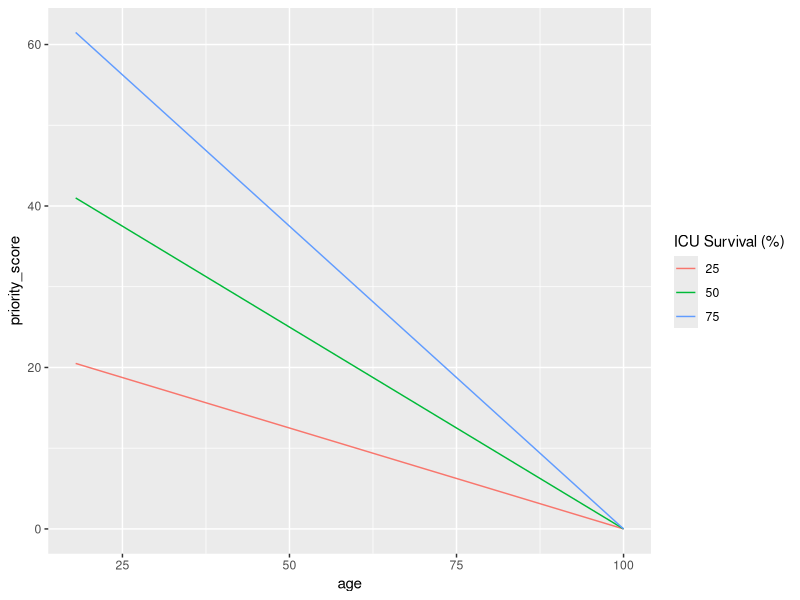
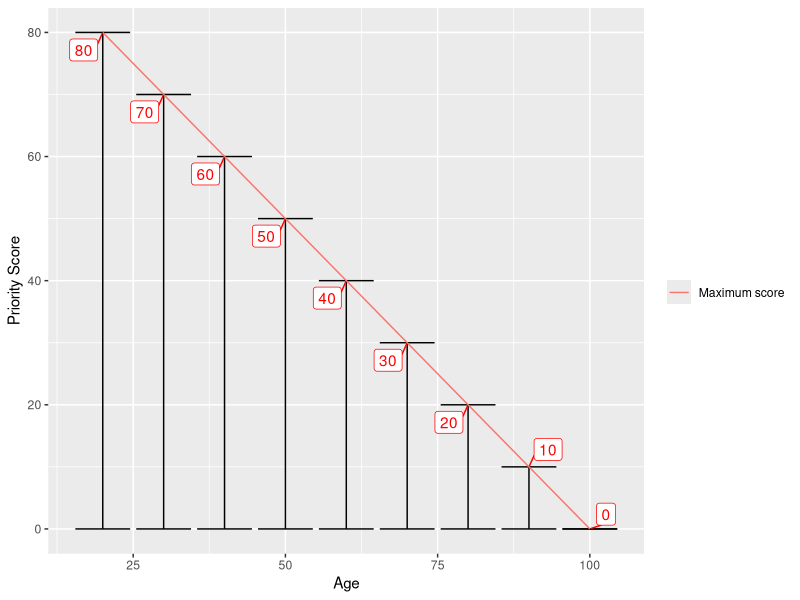
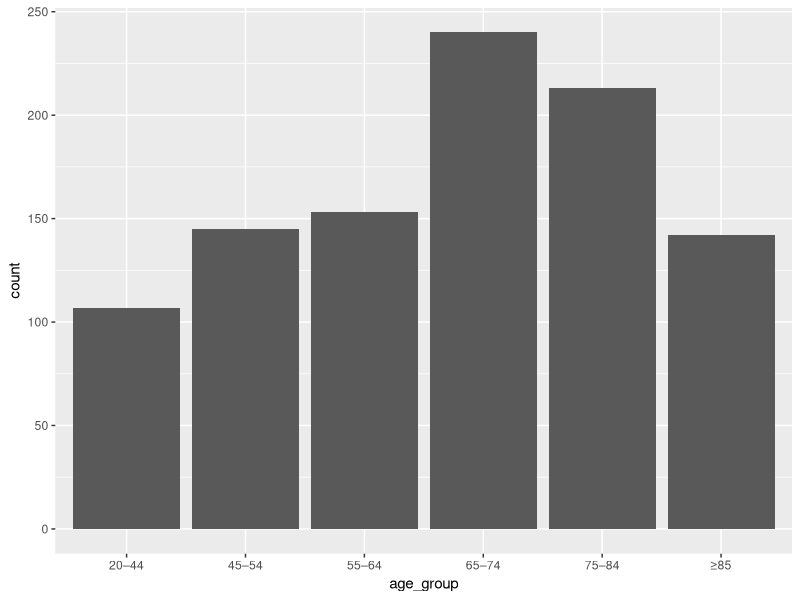
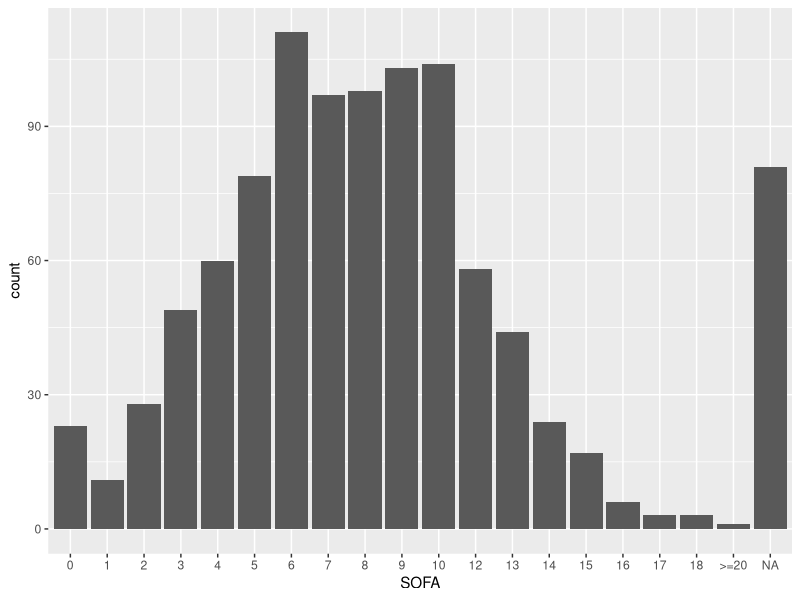
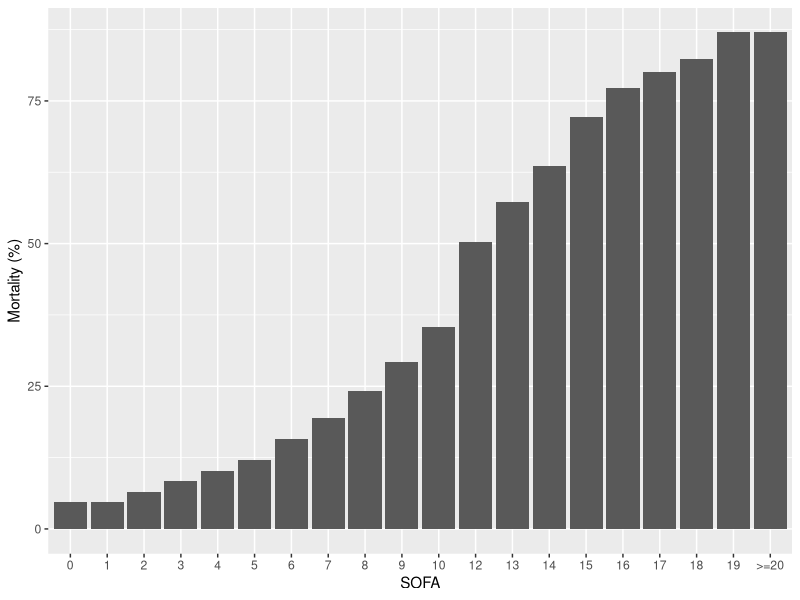
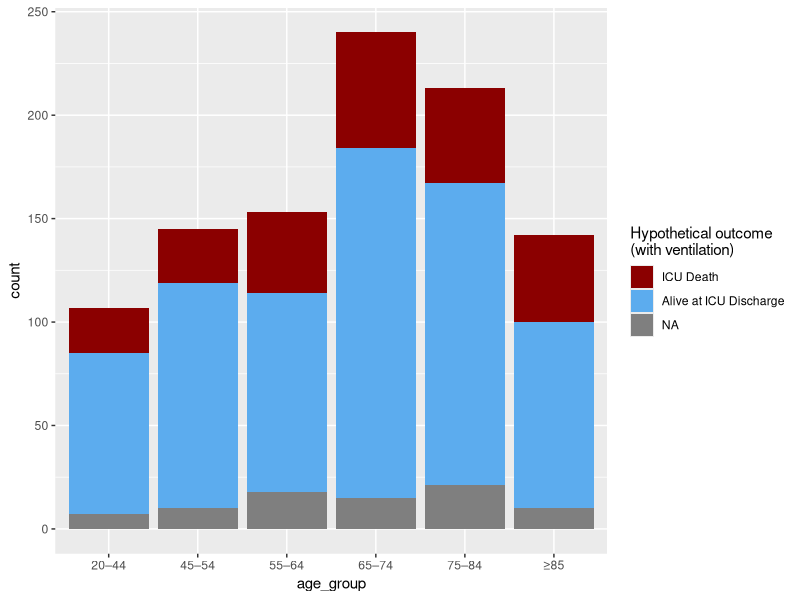
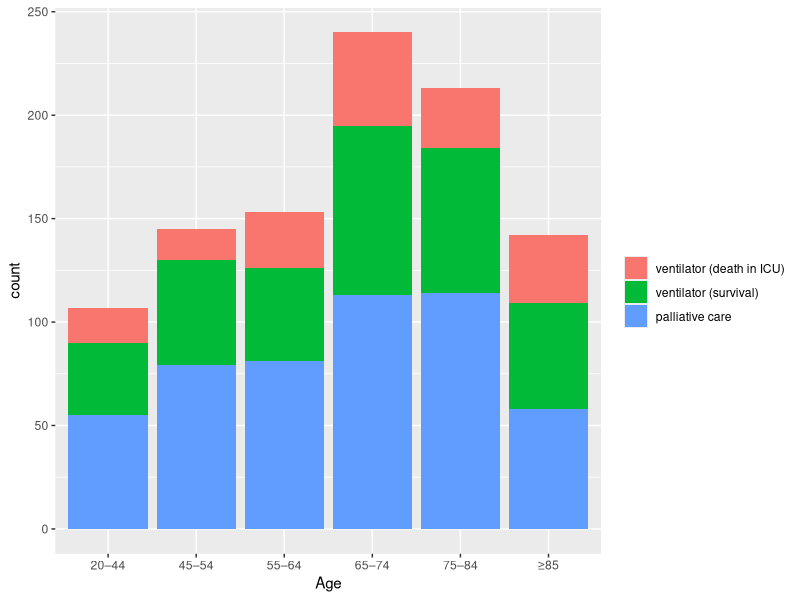
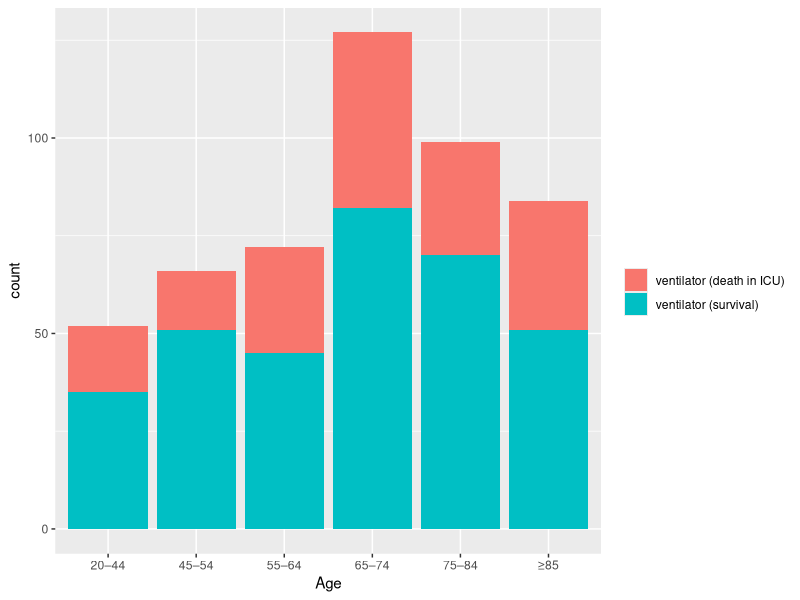

The R source for these figures, in order:
## ---- chunk 1
knitr::opts_chunk$set(echo = FALSE, warning = FALSE, message = FALSE)
## ---- chunk 2
library(tidyverse)
## ---- chunk 3
life_span_max <- 100 

tibble(
  age = seq(18, 100),
  prob_25 = 0.25,
  prob_50 = 0.5,
  prob_75 = 0.75
) %>%
  pivot_longer(cols = -age, names_to = "ICU Survival (%)", names_prefix = "prob_" ) %>%
  mutate(priority_score = value*(life_span_max - age)) %>%
  ggplot(aes(x = age, y = priority_score, color = `ICU Survival (%)`)) +
  geom_line()
## ---- chunk 4
expand.grid(seq(20,100, 10), seq(0,1,0.01)) %>%
  rename(Age = Var1, Prob = Var2) %>%
  mutate(priority_score = Prob*(life_span_max - Age)) %>%
  group_by(Age) %>%
  summarize(max_score = max(priority_score),
            min_score = min(priority_score)) %>%
  ggplot(aes(x = Age, ymin = min_score, ymax = max_score, y = max_score)) +
  geom_errorbar() +
  geom_line(aes(color = "Maximum score")) + 
  ggrepel::geom_label_repel(aes(label = max_score), color = "red") + 
  labs(y = "Priority Score", color = "")

## ---- chunk 5
numextract <- function(string){ 
  as.numeric(str_extract(string, "\\-*\\d+\\.*\\d*"))
} 

comma <- function(x){
  case_when(
    abs(x) > 10 ~ format(x, digits = 0, big.mark = ",", scientific = F),
    abs(x) > 1 ~ format(x, digits = 2, big.mark = ",", scientific = F),
    TRUE ~ format(x, digits = 2, big.mark = ",", scientific = F)
  )
    
}
## ---- chunk 6
cdc_data <- read_csv("cdc_data.csv") %>%
  separate(`Age Group`, c("Age", "N"), sep = "\\s") %>%
  mutate(N = numextract(N),
         Age = factor(Age, levels = c("0–19", "20–44", "45–54",
                                      "55–64", "65–74", "75–84",
                                      "≥85")))
## ---- chunk 7
total_hosp <- sum(cdc_data$N)

worst_case <- cdc_data %>%
  select(Age,
         N,
         hosp = high_hosp,
         icu = high_ICU,
         dead = high_death) %>%
  mutate(n_hosp = N*hosp/100,
         n_icu = N*icu/100,
         n_dead = N*dead/100)

total_ICU <- sum(worst_case$n_icu)

worst_case <- worst_case %>%
  mutate(pct_icu_pop = n_icu/total_ICU) %>%
  filter(Age != "0–19") %>%
  mutate(
    max_age = case_when(
      Age == "20–44" ~ 44,
      Age == "45–54" ~ 54,
      Age == "55–64" ~ 64,
      Age == "65–74" ~ 74,
      Age == "75–84" ~ 84,
      TRUE ~ 94
    ),
    min_age = case_when(
      Age == "20–44" ~ 20,
      Age == "45–54" ~ 45,
      Age == "55–64" ~ 55,
      Age == "65–74" ~ 65,
      Age == "75–84" ~ 75,
      TRUE ~ 85)
  ) %>% 
  select(Age, min_age, max_age, pct_icu_pop)
## ---- chunk 8
SOFA <- read_csv("SOFA.csv") 

tot_SOFA <- sum(SOFA$N)

SOFA <- SOFA %>%
  mutate(sofa_num = ifelse(SOFA == ">=20", 20, as.numeric(SOFA)),
    SOFA = factor(SOFA, levels = c(seq(0,19), ">=20")),
           pct_SOFA = N/tot_SOFA)

sd_SOFA <- SOFA %>%
  uncount(N)

sd_SOFA <- sqrt(var(sd_SOFA$sofa_num))
## ---- chunk 9
set.seed(12345)
tot_patients <- 1000
max_life_span <- 100

#degree of scarcity
num_vents <- tot_patients*0.5

simulate_ICU_pop <- function(df, N = tot_patients, sofa, mean_sofa = 8, sd_sofa = 3.5){
  
  probs <- df$pct_icu_pop
  
  age_cats <- rmultinom(1, size = N, pr = probs)
  
  sample <- tibble(age_group = character(),
                   age = numeric(),
                   alive = numeric(),
                   dead = numeric(),
                   p_surv = numeric())
  
  i <- 1
  
  
  for (n_cats in age_cats) {
    
    subgroup <- df[i,]
    
    subgroup
    
    # randomly sample ages from uniform distribution
    min_age <- subgroup$min_age
    max_age <- subgroup$max_age
    age_sample <- runif(n = n_cats, min = min_age, max = max_age)
    
    
    # sample SOFA score- assuming no correlation between age and SOFA
    
    #sofa_counts <- rmultinom(n =1, size = n_cats, pr = sofa$pct_SOFA)
    # # sofa_scores <- tibble(SOFA = sofa$SOFA,
    # #        counts = sofa_counts ) %>%
    # #   uncount(counts) %>%
    #  left_join(sofa %>% select(SOFA, death_pct)) %>%
    #   mutate(p_surv = (100-death_pct)/100)
    
    group_mean_sofa <- mean_sofa + (min_age - 65)/30

    sofa_scores <- tibble(sofa_num = round(rnorm(n = n_cats, mean = group_mean_sofa, sd = sd_sofa))) %>%
      mutate(sofa_num = case_when(
        sofa_num>= 20 ~ 20,
        sofa_num < 0 ~ 0 ,
        TRUE ~ sofa_num)) %>%
      left_join(sofa %>% select(SOFA, sofa_num, death_pct)) %>%
      mutate(p_surv = (100-death_pct)/100)
      
    
    # sample actual survival outcomes
    chance <- runif(n = n_cats)
    
    sub_sample <- tibble(age_group = subgroup$Age,
                           age = age_sample) %>%
      cbind(sofa_scores) %>%
      cbind(chance) %>%
      mutate(age = round(age),
             alive = ifelse(chance < p_surv, 1, 0))
    
    sample <- sample %>% rbind(sub_sample)
    
    i <- i + 1
  }
  
  return(sample %>% select(age_group, age, SOFA, sofa_num, p_surv, alive))
}

sim_pop <- simulate_ICU_pop(worst_case, sofa = SOFA)

total_life_years <- sum(mutate(sim_pop, life_left = max_life_span - age)$life_left)
## ---- chunk 10
sim_pop %>%
ggplot(aes(x = age_group)) + geom_histogram(stat = "count")
## ---- chunk 11
sim_pop %>%
  ggplot(aes(x = SOFA)) +
  geom_histogram(stat = "count")
## ---- chunk 12
SOFA %>%
  ggplot(aes(x =SOFA, y = death_pct)) +
  geom_bar(stat = "Identity") + labs(y = "Mortality (%)")
## ---- chunk 13
knitr::kable(sim_pop %>%
  group_by(age_group) %>%
  summarise(mean_sofa = round(mean(sofa_num),1),
            survival = paste0(round(100*mean(p_surv)), "%")), col.names = c("Age", "Mean SOFA", "Survival with Ventilator"))
## ---- chunk 14
# sim_pop %>%
#   group_by(age_group) %>%
#   summarise(survival = round(100*mean(alive))) %>%
#   ggplot(aes(x = age_group, y = survival)) + 
#   geom_bar(stat = "Identity") + lims(y  = c(0,100)) 


sim_pop %>%
  mutate(alive = factor(alive, labels = c("ICU Death", "Alive at ICU Discharge"))) %>%
  ggplot(aes(x = age_group, fill = alive)) +
  geom_bar() + scale_fill_manual(values = c("red4","steelblue2")) + labs(fill = "Hypothetical outcome \n(with ventilation)")
## ---- chunk 15
lottery_allocate <- function(sim_pop, num_vents){

  lottery <- runif(n = sim_pop %>% nrow())
  
  allocate <- sim_pop %>%
    cbind(lottery) %>%
    arrange(lottery) %>%
    mutate(get_vent = factor(case_when(
      row_number() <= num_vents & alive ==1 ~  "ventilator (survival)", 
      row_number() <= num_vents ~ "ventilator (death in ICU)",
      TRUE ~ "palliative care"), levels = c("ventilator (death in ICU)", "ventilator (survival)", "palliative care"))
    )
  
  return(allocate)
}


lottery_allocation <- lottery_allocate(sim_pop, num_vents)
## ---- chunk 16
lottery_allocation %>%
  ggplot(aes(x = age_group, fill = factor(get_vent))) + 
  geom_bar() + labs(x = "Age", fill = "")
## ---- chunk 17
lottery_allocation %>%
  filter(get_vent != "palliative care") %>%
  ggplot(aes(x = age_group, fill = get_vent)) + 
  geom_bar() + labs(x = "Age", fill = "")
## ---- chunk 18
lives_saved <- function(allocation){
  allocation %>% filter(get_vent == "ventilator (survival)") %>% nrow()
}


life_years_saved <- function(allocation, max_life_span = 100){
  df <- allocation %>% 
    filter(get_vent == "ventilator (survival)") %>%
    mutate(life_left = (100- age))
  
  return(sum(df$life_left))
}

pct_life_years_saved <- round(100*life_years_saved(lottery_allocation)/total_life_years)
## ---- chunk 19
lottery_allocation %>%
  ggplot(aes(x = age, y = SOFA, color = get_vent)) +
  geom_point() + labs(color = "")
## ---- chunk 20
youngest_allocate <- function(sim_pop, num_vents){

  allocate <- sim_pop %>%
    arrange(age) %>% 
    mutate(get_vent = factor(case_when(
      row_number() <= num_vents & alive ==1 ~  "ventilator (survival)", 
      row_number() <= num_vents ~ "ventilator (death in ICU)",
      TRUE ~ "palliative care"), levels = c("ventilator (death in ICU)", "ventilator (survival)", "palliative care"))
    )
  
  return(allocate)
}

young_allocation <- youngest_allocate(sim_pop, num_vents)

young_lives <- lives_saved(young_allocation)

young_lf <- life_years_saved(young_allocation)
## ---- chunk 21
young_allocation %>%
  ggplot(aes(x = age_group, fill = factor(get_vent))) + 
  geom_bar() + labs(x = "Age", fill = "")
## ---- chunk 22
young_allocation %>%
  filter(get_vent != "palliative care") %>%
  ggplot(aes(x = age_group, fill = get_vent)) + 
  geom_bar() + labs(x = "Age", fill = "")
## ---- chunk 23
young_allocation %>%
  ggplot(aes(x = age, y = SOFA, color = get_vent)) +
  geom_point() + labs(color = " ")
## ---- chunk 24
max_icu_surv <- function(sim_pop, num_vents){

  allocate <- sim_pop %>%
    arrange(-p_surv) %>% 
    mutate(get_vent = factor(case_when(
      row_number() <= num_vents & alive ==1 ~  "ventilator (survival)", 
      row_number() <= num_vents ~ "ventilator (death in ICU)",
      TRUE ~ "palliative care"), levels = c("ventilator (death in ICU)", "ventilator (survival)", "palliative care"))
    )
  return(allocate)
}


max_icu_surv_allocation <- max_icu_surv(sim_pop, num_vents)

max_icu_lf <- life_years_saved(max_icu_surv_allocation)

max_icu_lives <- lives_saved(max_icu_surv_allocation)
## ---- chunk 25
max_icu_surv_allocation %>%
  ggplot(aes(x = age_group, fill = get_vent)) + 
  geom_bar() + labs(x = "Age", fill = "")
## ---- chunk 26
max_icu_surv_allocation %>%
  filter(get_vent != "palliative care") %>%
  ggplot(aes(x = age_group, fill = get_vent)) + 
  geom_bar() + labs(x = "Age", fill = "")
## ---- chunk 27
max_icu_surv_allocation %>%
  ggplot(aes(x = age, y = SOFA, color = get_vent)) +
  geom_point() + labs(color = " ")
## ---- chunk 28
max_life_years <- function(sim_pop, num_vents){
  
  allocate <- sim_pop %>%
    mutate( priority_score = p_surv*(100-age)) %>%
    arrange(-priority_score) %>% 
    mutate(get_vent = factor(case_when(
      row_number() <= num_vents & alive ==1 ~  "ventilator (survival)", 
      row_number() <= num_vents ~ "ventilator (death in ICU)",
      TRUE ~ "palliative care"), levels = c("ventilator (death in ICU)", "ventilator (survival)", "palliative care"))
    )
  
  return(allocate)
}


max_life_year_allocation <- max_life_years(sim_pop, num_vents)

max_lf_lf <- life_years_saved(max_life_year_allocation)

max_lf_lives <- lives_saved(max_life_year_allocation)
## ---- chunk 29
max_life_year_allocation %>%
  ggplot(aes(x = age_group, fill = get_vent)) + 
  geom_bar() + labs(x = "Age", fill = "")
## ---- chunk 30
max_life_year_allocation %>%
  filter(get_vent != "palliative care") %>%
  ggplot(aes(x = age_group, fill = get_vent)) + 
  geom_bar() + labs(x = "Age", fill = "")
## ---- chunk 31
max_life_year_allocation%>%
  ggplot(aes(x = age, y = SOFA, color = get_vent)) +
  geom_point() + labs(color = "")
